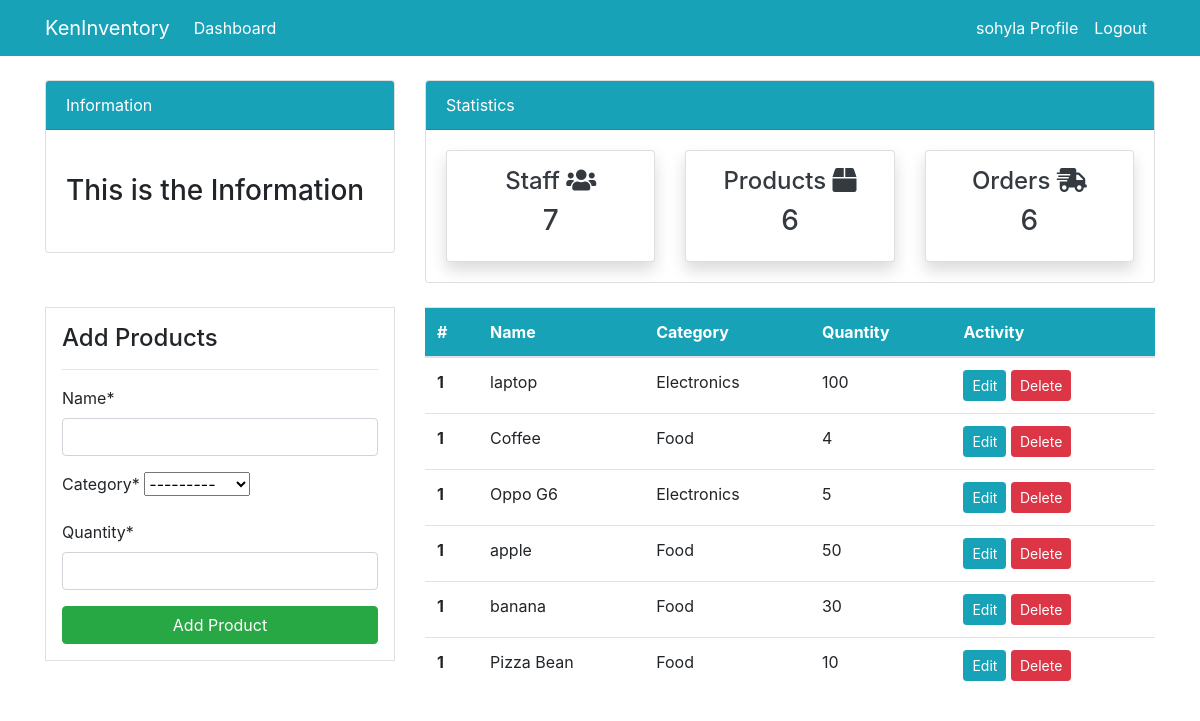
The app's page /product/ (signed in) with its own data.
### dashboard/models.py (models this page shows, shortened)
class Product(models.Model):
    name = models.CharField(max_length=100, null=True)
    quantity = models.PositiveIntegerField(null=True)
    category = models.CharField(max_length=50, choices=CATEGORY, null=True)

### dashboard/views.py (the view)
# urls.py: path('product/', views.product, name='dashboard-product'),
@login_required
def product(request):
    items = Product.objects.all() # using ORM
    items_count = items.count()
    workers_count = User.objects.all().count()
    orders_count = Order.objects.all().count()
    if request.method == 'POST':
        form = ProductForm(request.POST)
        if form.is_valid():
            form.save()
            product_name = form.cleaned_data.get('name') # Graping the name
            messages.success(request, f'{product_name} has been added')
            return redirect('dashboard-product')
    else:
        form = ProductForm()
    context ={
        'items' : items,
        'form' : form,
        'items_count' : items_count,
        'workers_count' : workers_count,
        'orders_count' : orders_count,
    }
    return render(request, 'dashboard/product.html', context)

### dashboard/forms.py
class ProductForm(forms.ModelForm):
    class Meta:
        model = Product
        fields = ['name', 'category', 'quantity']

### templates/dashboard/product.html (shortened to what this page needs)
{% extends 'partials/base.html' %}
{% load crispy_forms_tags %}
{% block content %}
{% include 'partials/topnav.html' %}
    <div class="container">
        <div class="row my-4">
            <div class="col-md-4">
                <div class="border bg-white p-3">
                    <h4>Add Products</h4>
                    <hr>
                    <form method="POST">
                        {{ form|crispy }}
                        <input class="btn btn-success btn-block" type="submit" value="Add Product">
                    </form>
                </div>
            </div>
            <div class="col-md-8">
                <table class="table bg-white">
                    <thead class="bg-info">
                        <tr class="text-white">
                            <th scope="col">#</th>
                            <th scope="col">Name</th>
                            <th scope="col">Category</th>
                            <th scope="col">Quantity</th>
                            <th scope="col">Activity</th>
                        </tr>
                    </thead>
                    <tbody>
                        {% for items in items %}
                        <tr>
                            <th scope="row">1</th>
                            <td>{{ items.name }}</td>
                            <td>{{ items.category }}</td>
                            <td>{{ items.quantity }}</td>
                            <td>
                                <a class="btn btn-info btn-sm" href="{% url 'dashboard-product-update' items.id%}">Edit</a>
                                <a class="btn btn-danger btn-sm" href="{% url 'dashboard-product-delete' items.id%}">Delete</a>
                            </td>
                        </tr>
                        {% endfor %}
                    </tbody>
                </table>
            </div>
        </div>
    </div>
{% endblock %}

### templates/partials/nav.html (shortened to what this page needs)
    <nav class="navbar navbar-expand-lg navbar-info bg-info">
        {% if user.is_authenticated %}
        <div class="container">
            <a class="navbar-brand text-white" href="{% url 'dashboard-index' %}">KenInventory</a>
            <div class="collapse navbar-collapse" id="navbarSupportedContent">
                <ul class="navbar-nav mr-auto">
                    <li class="nav-item active">
                        <a class="nav-link text-white" href="{% url 'dashboard-index' %}">Dashboard </a>
                    </li>
                </ul>
                <ul class="navbar-nav ml-auto">
                    <li class="nav-item active">
                        <a class="nav-link text-white" href="{% url 'user-profile'  %}">{{ user.username }} Profile </a>
                    </li>
                    <li class="nav-item">
                        <a class="nav-link text-white" href="{% url 'user-logout' %}">Logout</a>
                    </li>
                </ul>
                {% endif %}
            </div>
        </div>
    </nav>

### asert/style.css (style rules this page uses)
body { background: rgb(230, 227, 227); }

### records on screen
Product: name "laptop", category "Electronics", quantity "100"
Product: name "Coffee", category "Food", quantity "4"
Product: name "Oppo G6", category "Electronics", quantity "5"
Product: name "apple", category "Food", quantity "50"
Product: name "banana", category "Food", quantity "30"
Product: name "Pizza Bean", category "Food", quantity "10"

### other values on screen
{{ user.username }} "sohyla"
{{ workers_count }} "7"
{{ items_count }} "6"
{{ orders_count }} "6"
